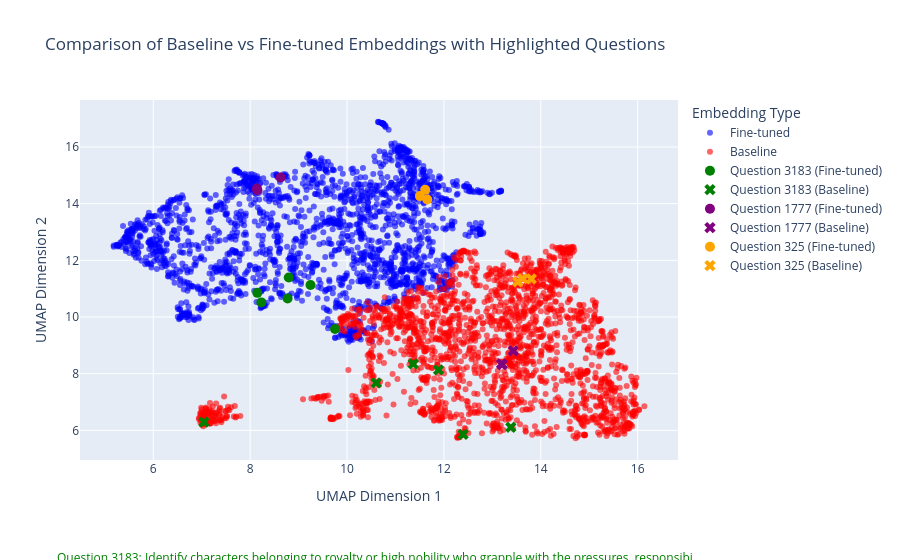

Here is the notebook cell this chart was saved with:
### Code cell
from umap import UMAP
import random

umap = UMAP(n_components=2, random_state=42)
umap_nudge_embs = umap.fit(e5_ft_embs)
import plotly.express as px
import plotly.graph_objects as go
import numpy as np

umap_nudge_embs_2d = umap_nudge_embs.embedding_

umap_baseline_embs = UMAP(n_components=2, random_state=42).fit_transform(embs)

plot_df = pd.DataFrame({
    'UMAP1_nudge': umap_nudge_embs_2d[:, 0],
    'UMAP2_nudge': umap_nudge_embs_2d[:, 1],
    'UMAP1_baseline': umap_baseline_embs[:, 0],
    'UMAP2_baseline': umap_baseline_embs[:, 1],
    'title': titles_df['title'].values
})

question_ids = random.sample(list(qa_test_df.index), 3)
colors = ['green', 'purple', 'orange']

fig = go.Figure()

fig.add_trace(go.Scatter(
    x=plot_df['UMAP1_nudge'],
    y=plot_df['UMAP2_nudge'],
    mode='markers',
    name='Fine-tuned',
    hovertext=plot_df['title'],
    marker=dict(size=6, opacity=0.6, color='blue')
))

fig.add_trace(go.Scatter(
    x=plot_df['UMAP1_baseline'],
    y=plot_df['UMAP2_baseline'],
    mode='markers',
    name='Baseline',
    hovertext=plot_df['title'],
    marker=dict(size=6, opacity=0.6, color='red')
))

for i, qid in enumerate(question_ids):
    pos_titles = qa_df.loc[qid, "pos_title_ids"]
    
    question_text = qa_df.loc[qid, "question"]
    
    pos_indices = titles_df[titles_df["title"].isin(pos_titles)].index.tolist()
    
    fig.add_trace(go.Scatter(
        x=plot_df.loc[pos_indices, 'UMAP1_nudge'],
        y=plot_df.loc[pos_indices, 'UMAP2_nudge'],
        mode='markers',
        name=f'Question {qid} (Fine-tuned)',
        hovertext=[f"Question {qid}: {plot_df.loc[idx, 'title']}" for idx in pos_indices],
        marker=dict(size=10, color=colors[i], symbol='circle')
    ))
    
    fig.add_trace(go.Scatter(
        x=plot_df.loc[pos_indices, 'UMAP1_baseline'],
        y=plot_df.loc[pos_indices, 'UMAP2_baseline'],
        mode='markers',
        name=f'Question {qid} (Baseline)',
        hovertext=[f"Question {qid}: {plot_df.loc[idx, 'title']}" for idx in pos_indices],
        marker=dict(size=10, color=colors[i], symbol='x')
    ))

question_annotations = []
for i, qid in enumerate(question_ids):
    question_text = qa_df.loc[qid, "question"]
    short_question = question_text[:100] + "..." if len(question_text) > 100 else question_text
    
    question_annotations.append(
        dict(
            x=0.5,
            y=-0.3 - (i * 0.05),
            xref="paper",
            yref="paper",
            text=f"Question {qid}: {short_question}",
            showarrow=False,
            font=dict(color=colors[i], size=12),
            align="center"
        )
    )

fig.update_layout(
    title='Comparison of Baseline vs Fine-tuned Embeddings with Highlighted Questions',
    xaxis_title='UMAP Dimension 1',
    yaxis_title='UMAP Dimension 2',
    legend_title='Embedding Type',
    annotations=question_annotations,
    margin=dict(b=100)
)
fig.show()

### Figure 1 — Plotly figure (JSON) as saved in the notebook; plotly's stock layout.template omitted (floating-point values rounded to 4 significant figures; data arrays with more than 128 entries replaced by an {"elided": "..."} marker saying what was removed)
{"data": [{"hovertext": {"elided": "2010 str values"}, "marker": {"color": "blue", "opacity": 0.6, "size": 6}, "mode": "markers", "name": "Fine-tuned", "type": "scatter", "x": {"elided": "2010 float values"}, "y": {"elided": "2010 float values"}}, {"hovertext": {"elided": "2010 str values"}, "marker": {"color": "red", "opacity": 0.6, "size": 6}, "mode": "markers", "name": "Baseline", "type": "scatter", "x": {"elided": "2010 float values"}, "y": {"elided": "2010 float values"}}, {"hovertext": ["Question 3183: The Queen and I (novel)", "Question 3183: Adimaippenn", "Question 3183: Huang Taizi Mishi", "Question 3183: The Story of the Grail and the Passing of King Arthur", "Question 3183: Final Fantasy Tactics: The War of the Lions", "Question 3183: Rasputin and the Empress"], "marker": {"color": "green", "size": 10, "symbol": "circle"}, "mode": "markers", "name": "Question 3183 (Fine-tuned)", "type": "scatter", "x": [9.246, 9.751, 8.772, 8.231, 8.148, 8.797], "y": [11.13, 9.578, 10.66, 10.52, 10.85, 11.39]}, {"hovertext": ["Question 3183: The Queen and I (novel)", "Question 3183: Adimaippenn", "Question 3183: Huang Taizi Mishi", "Question 3183: The Story of the Grail and the Passing of King Arthur", "Question 3183: Final Fantasy Tactics: The War of the Lions", "Question 3183: Rasputin and the Empress"], "marker": {"color": "green", "size": 10, "symbol": "x"}, "mode": "markers", "name": "Question 3183 (Baseline)", "type": "scatter", "x": [11.37, 7.045, 10.6, 12.4, 13.38, 11.89], "y": [8.346, 6.292, 7.676, 5.859, 6.109, 8.133]}, {"hovertext": ["Question 1777: Blood Diner", "Question 1777: The Wizard of Gore", "Question 1777: The Wizard of Gore (2007 film)"], "marker": {"color": "purple", "size": 10, "symbol": "circle"}, "mode": "markers", "name": "Question 1777 (Fine-tuned)", "type": "scatter", "x": [8.629, 8.15, 8.14], "y": [14.92, 14.47, 14.54]}, {"hovertext": ["Question 1777: Blood Diner", "Question 1777: The Wizard of Gore", "Question 1777: The Wizard of Gore (2007 film)"], "marker": {"color": "purple", "size": 10, "symbol": "x"}, "mode": "markers", "name": "Question 1777 (Baseline)", "type": "scatter", "x": [13.43, 13.19, 13.2], "y": [8.808, 8.347, 8.322]}, {"hovertext": ["Question 325: Ocean's Eleven", "Question 325: Ocean's 11", "Question 325: The Italian Job (2003 film)"], "marker": {"color": "orange", "size": 10, "symbol": "circle"}, "mode": "markers", "name": "Question 325 (Fine-tuned)", "type": "scatter", "x": [11.5, 11.61, 11.65], "y": [14.27, 14.49, 14.15]}, {"hovertext": ["Question 325: Ocean's Eleven", "Question 325: Ocean's 11", "Question 325: The Italian Job (2003 film)"], "marker": {"color": "orange", "size": 10, "symbol": "x"}, "mode": "markers", "name": "Question 325 (Baseline)", "type": "scatter", "x": [13.63, 13.8, 13.52], "y": [11.35, 11.34, 11.24]}], "layout": {"annotations": [{"align": "center", "font": {"color": "green", "size": 12}, "showarrow": false, "text": "Question 3183: Identify characters belonging to royalty or high nobility who grapple with the pressures, responsibi...", "x": 0.5, "xref": "paper", "y": -0.3, "yref": "paper"}, {"align": "center", "font": {"color": "purple", "size": 12}, "showarrow": false, "text": "Question 1777: The narrative unfolds around the disturbing stage performances of a magician known for his gruesome,...", "x": 0.5, "xref": "paper", "y": -0.35, "yref": "paper"}, {"align": "center", "font": {"color": "orange", "size": 12}, "showarrow": false, "text": "Question 325: Fresh out of prison, a charismatic leader assembles a specialized team of eleven criminals to execut...", "x": 0.5, "xref": "paper", "y": -0.4, "yref": "paper"}], "legend": {"title": {"text": "Embedding Type"}}, "margin": {"b": 100}, "title": {"text": "Comparison of Baseline vs Fine-tuned Embeddings with Highlighted Questions"}, "xaxis": {"title": {"text": "UMAP Dimension 1"}}, "yaxis": {"title": {"text": "UMAP Dimension 2"}}}}
